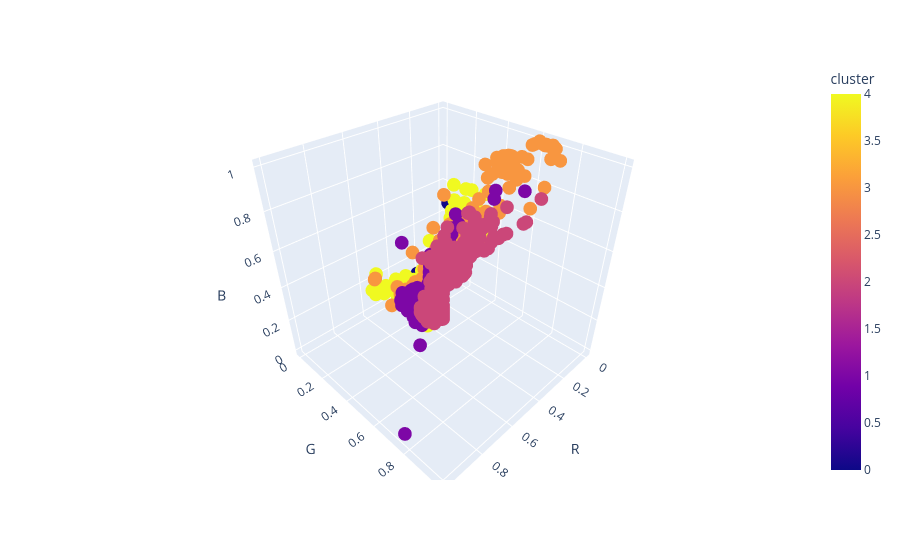

Write notebook code for a chart like this one.
### Code cell
import plotly.express as px

fig = px.scatter_3d(df_cluster.sample(frac=0.01), x="R", y="G", z="B", color="cluster")
fig.show()

### Figure 1 — Plotly figure (JSON) as saved in the notebook; plotly's stock layout.template omitted (floating-point values rounded to 4 significant figures; data arrays with more than 128 entries replaced by an {"elided": "..."} marker saying what was removed)
{"data": [{"hovertemplate": "R=%{x}<br>G=%{y}<br>B=%{z}<br>cluster=%{marker.color}<extra></extra>", "legendgroup": "", "marker": {"color": {"elided": "10238 int values"}, "coloraxis": "coloraxis", "symbol": "circle"}, "mode": "markers", "name": "", "scene": "scene", "showlegend": false, "type": "scatter3d", "x": {"elided": "10238 float values"}, "y": {"elided": "10238 float values"}, "z": {"elided": "10238 float values"}}], "layout": {"coloraxis": {"colorbar": {"title": {"text": "cluster"}}, "colorscale": [[0, "#0d0887"], [0.1111, "#46039f"], [0.2222, "#7201a8"], [0.3333, "#9c179e"], [0.4444, "#bd3786"], [0.5556, "#d8576b"], [0.6667, "#ed7953"], [0.7778, "#fb9f3a"], [0.8889, "#fdca26"], [1, "#f0f921"]]}, "legend": {"tracegroupgap": 0}, "margin": {"t": 60}, "scene": {"domain": {"x": [0, 1], "y": [0, 1]}, "xaxis": {"title": {"text": "R"}}, "yaxis": {"title": {"text": "G"}}, "zaxis": {"title": {"text": "B"}}}}}
